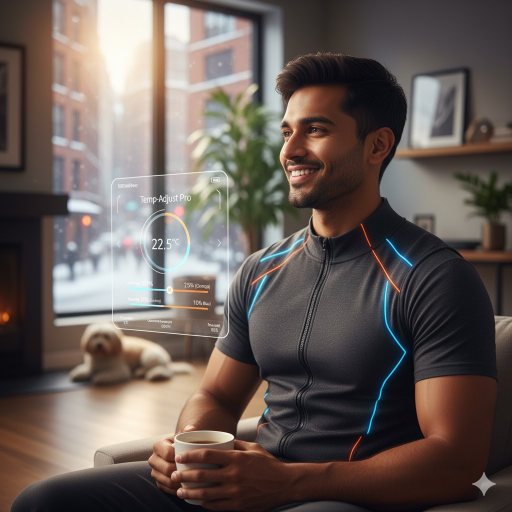
#> input picture Test.jpg, 1024 x 1024 px (shown at 1/2 size)
$ python -i adaptive_frame_processor.py   (imports and definitions only)   (older library calls are emulated)
#> lines starting #> are read from the running program, lines starting #| are printed output that depends on the picture
### src/utils.py
"""Utility functions for the deepfake detection system."""
import os
import json
import logging
import time
from typing import Any, Dict, List, Optional, Tuple
from datetime import datetime

import numpy as np
import cv2

# ── torch is optional (only needed for CNN module) ──────────────────────────
try:
    import torch
    _TORCH_AVAILABLE = True
except ImportError:
    _TORCH_AVAILABLE = False


# ─────────────────────────── Logging ────────────────────────────────────────

def setup_logger(name: str, level: int = logging.INFO) -> logging.Logger:
    logger = logging.getLogger(name)
    if not logger.handlers:
        handler = logging.StreamHandler()
        formatter = logging.Formatter(
            "[%(asctime)s] %(levelname)s %(name)s: %(message)s",
            datefmt="%H:%M:%S",
        )
        handler.setFormatter(formatter)
        logger.addHandler(handler)
    logger.setLevel(level)
    return logger


# ─────────────────────────── File/Dir Helpers ───────────────────────────────

# [20 lines left out: functions ensure_dirs, _json_serializer, save_json, not called in this run]


def load_json(path: str) -> Dict[str, Any]:
    with open(path, "r") as f:
        return json.load(f)


# ─────────────────────────── Image Helpers ──────────────────────────────────

def bgr_to_rgb(frame: np.ndarray) -> np.ndarray:
    return cv2.cvtColor(frame, cv2.COLOR_BGR2RGB)


def rgb_to_bgr(frame: np.ndarray) -> np.ndarray:
    return cv2.cvtColor(frame, cv2.COLOR_RGB2BGR)


# [29 lines left out: functions normalize_image, denormalize_image, image_to_tensor, not called in this run]


def resize_frame(frame: np.ndarray, size: Tuple[int, int]) -> np.ndarray:
    return cv2.resize(frame, size, interpolation=cv2.INTER_LINEAR)


# ─────────────────────────── Timing ─────────────────────────────────────────

class Timer:
    def __init__(self, name: str = ""):
        self.name = name
        self.elapsed: float = 0.0

    def __enter__(self):
        self._start = time.perf_counter()
        return self

    def __exit__(self, *_):
        self.elapsed = time.perf_counter() - self._start


# ─────────────────────────── Device ─────────────────────────────────────────

# [31 lines left out: functions get_device, compute_metrics, not called in this run]


def sigmoid(x: float) -> float:
    return 1.0 / (1.0 + np.exp(-float(x)))


def logit(p: float, eps: float = 1e-7) -> float:
    p = float(np.clip(p, eps, 1 - eps))
    return float(np.log(p / (1 - p)))


def timestamp() -> str:
    return datetime.now().strftime("%Y%m%d_%H%M%S")

### src/adaptive_frame_processor.py
"""ENHANCEMENT-01: Adaptive Frame Processing Module.

Replaces fixed frame-skip with intelligent frame selection:
  - Blur detection (skip blurry frames)
  - Duplicate detection (skip redundant frames)
  - Motion sensitivity (extract high-motion frames)
  - Compression artifact detection

Maintains backward compatibility with existing VideoHandler.
"""
from typing import List, Tuple, Optional, Dict
import numpy as np
import cv2
from .utils import setup_logger

logger = setup_logger(__name__)


class AdaptiveFrameProcessor:
    """Intelligent frame sampling for deepfake detection.

    Improves robustness to:
    - High-quality deepfakes (motion analysis)
    - Compressed videos (artifact detection)
    - Low-light videos (brightness normalization)
    - Side profiles (frame quality filtering)
    - Fast motion (motion-sensitive extraction)
    """

    def __init__(
        self,
        blur_threshold: float = 50.0,
        duplicate_threshold: float = 0.95,
        motion_threshold: float = 0.05,
        min_frame_interval: int = 2,
        compression_threshold: float = 0.3,
    ):
        """
        Args:
            blur_threshold: Laplacian variance threshold for blurry frames.
            duplicate_threshold: Cosine similarity for duplicate detection.
            motion_threshold: Minimum optical flow magnitude to be "motion".
            min_frame_interval: Minimum frames between extracted samples.
            compression_threshold: Artifact energy ratio threshold.
        """
        self.blur_threshold = blur_threshold
        self.duplicate_threshold = duplicate_threshold
        self.motion_threshold = motion_threshold
        self.min_frame_interval = min_frame_interval
        self.compression_threshold = compression_threshold
        self._prev_frame_hash: Optional[np.ndarray] = None
        self._frame_count = 0
        logger.info(
            f"AdaptiveFrameProcessor init: blur={blur_threshold}, "
            f"duplicate={duplicate_threshold}, motion={motion_threshold}"
        )

    # ── Blur detection ────────────────────────────────────────────────────────

    def is_blurry(self, frame: np.ndarray, threshold: Optional[float] = None) -> bool:
        """Detect blurry frames using Laplacian variance.

        Args:
            frame: RGB image (any size, uint8).
            threshold: Override self.blur_threshold.

        Returns:
            True if frame is blurry (should be skipped).
        """
        th = threshold if threshold is not None else self.blur_threshold
        gray = cv2.cvtColor(frame, cv2.COLOR_RGB2GRAY)
        laplacian = cv2.Laplacian(gray, cv2.CV_64F)
        variance = float(laplacian.var())
        is_blur = variance < th
        return is_blur

    # ── Duplicate detection ───────────────────────────────────────────────────

    def is_duplicate(
        self, frame: np.ndarray, threshold: Optional[float] = None
    ) -> bool:
        """Detect near-duplicate frames via histogram comparison.

        Args:
            frame: RGB image.
            threshold: Override self.duplicate_threshold.

        Returns:
            True if frame is duplicate of previous.
        """
        if self._prev_frame_hash is None:
            self._prev_frame_hash = self._compute_hash(frame)
            return False

        th = threshold if threshold is not None else self.duplicate_threshold
        curr_hash = self._compute_hash(frame)
        similarity = float(np.dot(curr_hash, self._prev_frame_hash))
        is_dup = similarity > th

        if not is_dup:
            self._prev_frame_hash = curr_hash

        return is_dup

    @staticmethod
    def _compute_hash(frame: np.ndarray, bins: int = 32) -> np.ndarray:
        """Compute normalized histogram hash for frame."""
        hist_b = cv2.calcHist([frame], [0], None, [bins], [0, 256])
        hist_g = cv2.calcHist([frame], [1], None, [bins], [0, 256])
        hist_r = cv2.calcHist([frame], [2], None, [bins], [0, 256])
        hist = np.concatenate([hist_b.ravel(), hist_g.ravel(), hist_r.ravel()])
        hist = hist / (hist.sum() + 1e-8)
        return hist.astype(np.float32)

    # ── Motion detection ──────────────────────────────────────────────────────

    # [19 lines left out: function compute_motion_magnitude, not called in this run]

    # ── Compression artifact detection ─────────────────────────────────────

    def detect_compression_artifacts(
        self, frame: np.ndarray, threshold: Optional[float] = None
    ) -> Dict[str, float]:
        """Detect compression artifacts (JPEG blocking, loss patterns).

        Returns dict with:
            - blocking_score: [0, 1] — higher = more JPEG blocking
            - artifact_ratio: [0, 1] — fraction of artifact pixels
            - is_compressed: bool — threshold exceeded
        """
        th = threshold if threshold is not None else self.compression_threshold
        gray = cv2.cvtColor(frame, cv2.COLOR_RGB2GRAY).astype(np.float32)

        # JPEG blocking detection via DCT block boundary analysis
        h, w = gray.shape
        block_size = 8
        block_edges = []

        for i in range(0, h - block_size + 1, block_size):
            for j in range(0, w - block_size + 1, block_size):
                tile = gray[i:i+block_size, j:j+block_size]
                # Gradient magnitude at block boundaries
                if i + block_size < h:
                    edge_h = np.abs(gray[i+block_size, j:j+block_size] - tile[-1, :]).mean()
                    block_edges.append(edge_h)
                if j + block_size < w:
                    edge_v = np.abs(gray[i:i+block_size, j+block_size] - tile[:, -1]).mean()
                    block_edges.append(edge_v)

        blocking_score = float(np.mean(block_edges) / 255.0) if block_edges else 0.0
        artifact_ratio = float(np.clip(blocking_score, 0, 1))
        is_compressed = artifact_ratio > th

        return {
            "blocking_score": blocking_score,
            "artifact_ratio": artifact_ratio,
            "is_compressed": is_compressed,
        }

    # ── Low-light adjustment ──────────────────────────────────────────────────

    def estimate_brightness(self, frame: np.ndarray) -> float:
        """Estimate frame brightness [0, 1]."""
        gray = cv2.cvtColor(frame, cv2.COLOR_RGB2GRAY)
        return float(gray.mean() / 255.0)

    def is_low_light(self, frame: np.ndarray, threshold: float = 0.3) -> bool:
        """Check if frame is low-light (brightness < threshold)."""
        return self.estimate_brightness(frame) < threshold

    # [16 lines left out: function normalize_brightness, not called in this run]

    # ── Frame quality scoring ─────────────────────────────────────────────────

    def score_frame_quality(self, frame: np.ndarray) -> Dict[str, float]:
        """Compute overall frame quality score."""
        blur_score = self.is_blurry(frame)
        brightness = self.estimate_brightness(frame)
        artifacts = self.detect_compression_artifacts(frame)

        # Quality = (1 - blur) * brightness_ok * (1 - artifacts)
        blur_penalty = 1.0 if blur_score else 0.0
        brightness_ok = 1.0 if 0.2 < brightness < 0.95 else 0.5
        artifact_penalty = artifacts["artifact_ratio"]

        quality = (1.0 - blur_penalty) * brightness_ok * (1.0 - artifact_penalty)

        return {
            "quality_score": float(np.clip(quality, 0, 1)),
            "blur": blur_score,
            "brightness": brightness,
            "artifact_ratio": artifacts["artifact_ratio"],
        }

    # ── Main API ──────────────────────────────────────────────────────────────

    # [4 lines left out: function reset, not called in this run]

    def should_process_frame(
        self,
        frame: np.ndarray,
        prev_frame: Optional[np.ndarray] = None,
        frames_since_last: int = 0,
    ) -> Tuple[bool, Dict[str, float]]:
        """Decide whether to process frame based on quality heuristics.

        Args:
            frame: Current frame (RGB uint8).
            prev_frame: Previous frame for motion calculation.
            frames_since_last: Frames since last processed frame.

        Returns:
            (should_process, metadata_dict)
        """
        self._frame_count += 1

        # Skip if minimum interval not met (unless high motion)
        if frames_since_last < self.min_frame_interval and prev_frame is not None:
            motion = self.compute_motion_magnitude(prev_frame, frame)
            if motion < self.motion_threshold:
                return False, {"skip_reason": "low_motion", "motion": motion}

        # Skip if blurry
        if self.is_blurry(frame):
            return False, {"skip_reason": "blurry"}

        # Skip if duplicate
        if self.is_duplicate(frame):
            return False, {"skip_reason": "duplicate"}

        # Accept frame with quality metadata
        quality = self.score_frame_quality(frame)
        return True, {
            "reason": "accepted",
            "frame_idx": self._frame_count,
            **quality,
        }

>>> import cv2
>>> picture = cv2.cvtColor(cv2.imread('../Test.jpg'), cv2.COLOR_BGR2RGB)
>>> result = AdaptiveFrameProcessor().should_process_frame(picture)
#> in is_blurry, `gray = cv2.cvtColor(frame, cv2.COLOR_RGB2GRAY)`:
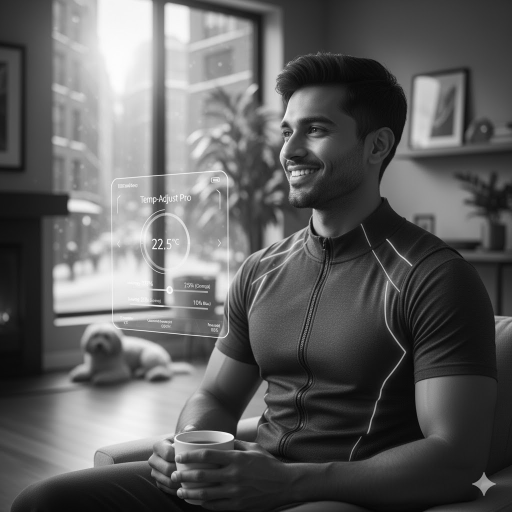
#> gray: shape (1024, 1024) (shown at 1/2 size); min 1, max 255, mean 95.7
#> in is_blurry, `laplacian = cv2.Laplacian(gray, cv2.CV_64F)`:
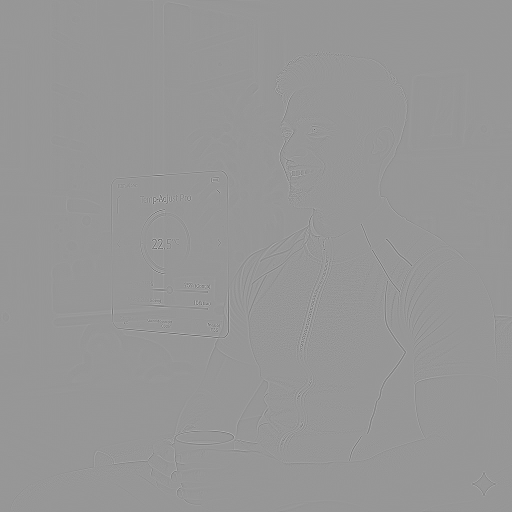
#> laplacian: shape (1024, 1024) float64 (shown at 1/2 size); min -467, max 322, mean 0; drawn with min black and max white
#> in is_blurry, `variance = float(laplacian.var())`: variance = 228.3
#> in is_blurry, `is_blur = variance < th`: is_blur = False
#> in _compute_hash, `hist_b = cv2.calcHist([frame], [0], None, [bins], [0, 256])`: hist_b = 32 values, max 63920 at index 2, min 2777 at index 0, mean 32768
#> in _compute_hash, `hist_g = cv2.calcHist([frame], [1], None, [bins], [0, 256])`: hist_g = 32 values, max 99906 at index 2, min 1552 at index 0, mean 32768
#> in _compute_hash, `hist_r = cv2.calcHist([frame], [2], None, [bins], [0, 256])`: hist_r = 32 values, max 116942 at index 2, min 379 at index 0, mean 32768
#> in _compute_hash, `hist = np.concatenate([hist_b.ravel(), hist_g.ravel(), hist_r.ravel()])`: hist = 96 values, max 116942 at index 66, min 379 at index 64, mean 32768
#> in _compute_hash, `hist = hist / (hist.sum() + 1e-8)`: hist = 96 values, max 0.0372 at index 66, min 0.00012 at index 64, mean 0.0104
#> in is_duplicate, `self._prev_frame_hash = self._compute_hash(frame)`: self._prev_frame_hash has the same summary as hist in _compute_hash
#> in score_frame_quality, `blur_score = self.is_blurry(frame)`: blur_score = False
#> in score_frame_quality, `brightness = self.estimate_brightness(frame)`: brightness = 0.375
#> after the loop in detect_compression_artifacts, `for i in range(0, h - block_size + 1, block_size):`: block_edges = 32512 items
#> in detect_compression_artifacts, `blocking_score = float(np.mean(block_edges) / 255.0) if block_edges el..`: blocking_score = 0.0142
#> in detect_compression_artifacts, `is_compressed = artifact_ratio > th`: is_compressed = False
#> in score_frame_quality, `artifacts = self.detect_compression_artifacts(frame)`: artifacts = {'blocking_score': 0.0142, 'artifact_ratio': 0.0142, 'is_compressed': False}
#> in score_frame_quality, `blur_penalty = 1.0 if blur_score else 0.0`: blur_penalty = 0
#> in score_frame_quality, `brightness_ok = 1.0 if 0.2 < brightness < 0.95 else 0.5`: brightness_ok = 1
#> in score_frame_quality, `artifact_penalty = artifacts["artifact_ratio"]`: artifact_penalty = 0.0142
#> in score_frame_quality, `quality = (1.0 - blur_penalty) * brightness_ok * (1.0 - artifact_penal..`: quality = 0.986
#> in should_process_frame, `quality = self.score_frame_quality(frame)`: quality = {'quality_score': 0.986, 'blur': False, 'brightness': 0.375, 'artifact_ratio': 0.0142}
